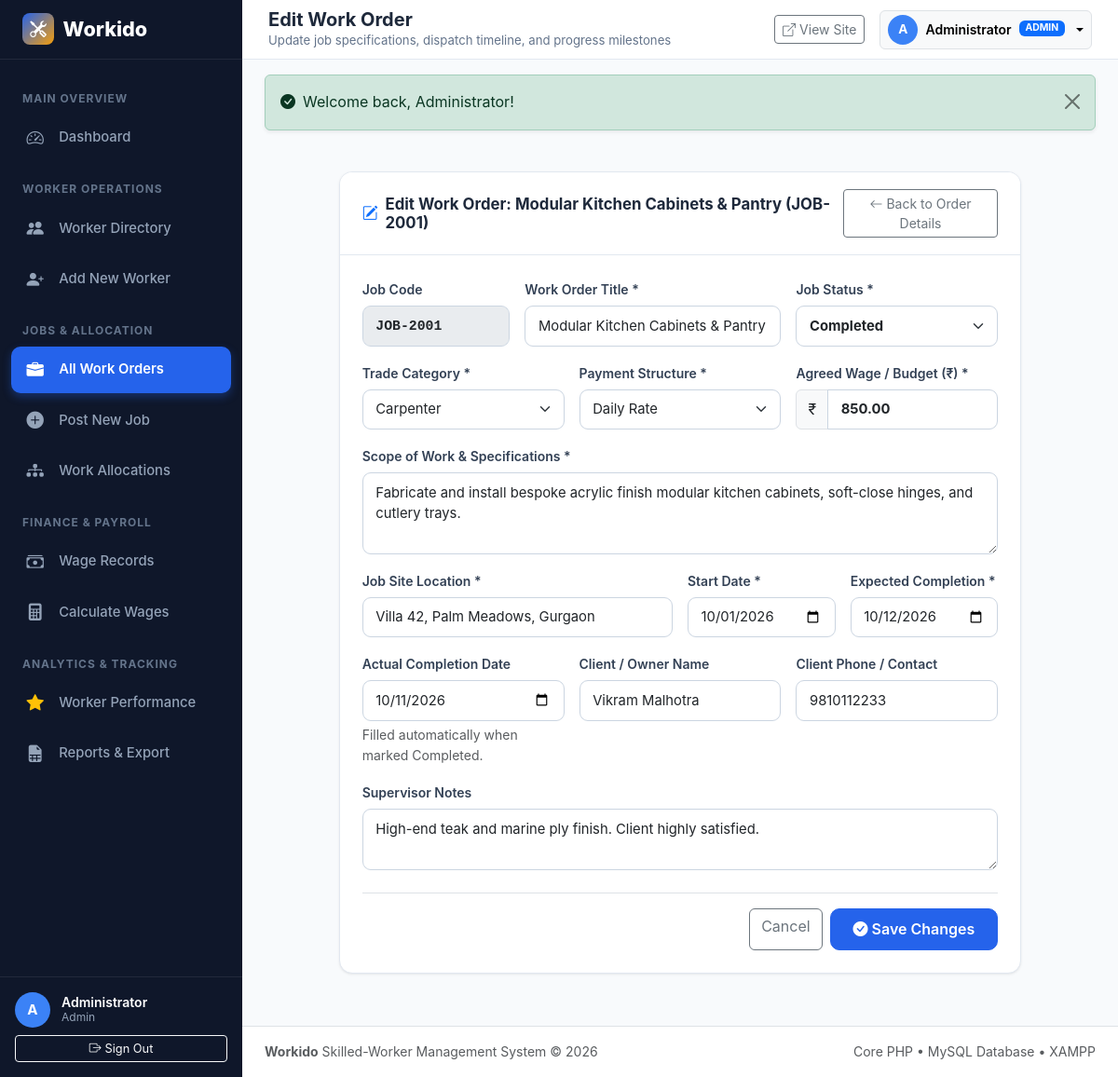
Screenshot of /admin/edit_job.php?id=1 (signed in) with the database file from the repository.
### tables this page shows
CREATE TABLE `jobs` (
  `id` INT AUTO_INCREMENT PRIMARY KEY,
  `job_code` VARCHAR(20) NOT NULL UNIQUE,
  `title` VARCHAR(150) NOT NULL,
  `category` ENUM('Carpenter', 'Electrician', 'Plumber', 'Mason') NOT NULL,
  `description` TEXT NOT NULL,
  `location` VARCHAR(255) NOT NULL,
  `start_date` DATE NOT NULL,
  `expected_completion_date` DATE NOT NULL,
  `actual_completion_date` DATE NULL,
  `payment_type` ENUM('Daily Rate', 'Fixed Price') NOT NULL DEFAULT 'Daily Rate',
  `agreed_wage` DECIMAL(10,2) NOT NULL DEFAULT 0.00,
  `status` ENUM('Pending', 'Assigned', 'In Progress', 'Completed', 'Cancelled') NOT NULL DEFAULT 'Pending',
  `client_name` VARCHAR(100) NULL,
  `client_contact` VARCHAR(30) NULL,
  `customer_id` INT NULL,
  `notes` TEXT NULL,
  `created_by` INT NULL,
  `created_at` DATETIME NOT NULL DEFAULT CURRENT_TIMESTAMP,
  `updated_at` DATETIME NOT NULL DEFAULT CURRENT_TIMESTAMP ON UPDATE CURRENT_TIMESTAMP,
  INDEX `idx_job_status` (`status`),
  INDEX `idx_job_category` (`category`),
  INDEX `idx_job_code` (`job_code`),
  INDEX `idx_job_customer` (`customer_id`),
  CONSTRAINT `fk_jobs_customer` FOREIGN KEY (`customer_id`) REFERENCES `users` (`id`) ON DELETE SET NULL,
  CONSTRAINT `fk_jobs_creator` FOREIGN KEY (`created_by`) REFERENCES `users` (`id`) ON DELETE SET NULL
);

### admin/edit_job.php (the view, shortened to what this page needs)
<?php
require_once __DIR__ . '/../includes/admin_header.php';
$pdo = getDBConnection();
$jobId = (int)($_GET['id'] ?? $_POST['job_id'] ?? 0);
$stmt = $pdo->prepare("SELECT * FROM jobs WHERE id = ? LIMIT 1");
$stmt->execute([$jobId]);
$job = $stmt->fetch();
?>
<div class="row justify-content-center">
    <div class="col-lg-10">
        <div class="dashboard-card">
            <div class="dashboard-card-header">
                <h5 class="dashboard-card-title">
                    <i class="bi bi-pencil-square text-primary"></i> Edit Work Order: <?= e($job['title']) ?> (<?= e($job['job_code']) ?>)
                </h5>
                <a href="<?= getBaseUrl('admin/view_job.php?id=' . $jobId) ?>" class="btn btn-sm btn-outline-secondary">
                    <i class="bi bi-arrow-left me-1"></i>Back to Order Details
                </a>
            </div>
            <div class="dashboard-card-body p-4">
                <form method="POST" action="" class="needs-validation" novalidate>
                    <div class="row g-3 mb-4">
                        <div class="col-md-3">
                            <label class="form-label">Job Code</label>
                            <input type="text" class="form-control font-monospace fw-bold" value="<?= e($job['job_code']) ?>" readonly disabled>
                        </div>
                        <div class="col-md-5">
                            <label class="form-label" for="title">Work Order Title *</label>
                            <input type="text" id="title" name="title" class="form-control" value="<?= e($job['title']) ?>" required>
                        </div>
                        <div class="col-md-4">
                            <label class="form-label" for="status">Job Status *</label>
                            <select id="status" name="status" class="form-select fw-bold" required>
                                <option value="Completed" <?= $job['status'] === 'Completed' ? 'selected' : '' ?>>Completed</option>
                            </select>
                        </div>
                        <div class="col-md-4">
                            <label class="form-label" for="category">Trade Category *</label>
                            <select id="category" name="category" class="form-select" required>
                                <option value="Carpenter" <?= $job['category'] === 'Carpenter' ? 'selected' : '' ?>>Carpenter</option>
                            </select>
                        </div>
                        <div class="col-md-4">
                            <label class="form-label" for="payment_type">Payment Structure *</label>
                            <select id="payment_type" name="payment_type" class="form-select" required>
                                <option value="Daily Rate" <?= $job['payment_type'] === 'Daily Rate' ? 'selected' : '' ?>>Daily Rate</option>
                            </select>
                        </div>
                        <div class="col-md-4">
                            <label class="form-label" for="agreed_wage">Agreed Wage / Budget (₹) *</label>
                            <div class="input-group">
                                <span class="input-group-text">₹</span>
                                <input type="number" step="10" min="50" id="agreed_wage" name="agreed_wage" class="form-control fw-bold" value="<?= e($job['agreed_wage']) ?>" required>
                            </div>
                        </div>
                        <div class="col-12">
                            <label class="form-label" for="description">Scope of Work & Specifications *</label>
                            <textarea id="description" name="description" rows="3" class="form-control" required><?= e($job['description']) ?></textarea>
                        </div>
                        <div class="col-md-6">
                            <label class="form-label" for="location">Job Site Location *</label>
                            <input type="text" id="location" name="location" class="form-control" value="<?= e($job['location']) ?>" required>
                        </div>
                        <div class="col-md-3">
                            <label class="form-label" for="start_date">Start Date *</label>
                            <input type="date" id="start_date" name="start_date" class="form-control" value="<?= e($job['start_date']) ?>" required>
                        </div>
                        <div class="col-md-3">
                            <label class="form-label" for="expected_completion_date">Expected Completion *</label>
                            <input type="date" id="expected_completion_date" name="expected_completion_date" class="form-control" value="<?= e($job['expected_completion_date']) ?>" required>
                        </div>
                        <div class="col-md-4">
                            <label class="form-label" for="actual_completion_date">Actual Completion Date</label>
                            <input type="date" id="actual_completion_date" name="actual_completion_date" class="form-control" value="<?= e($job['actual_completion_date']) ?>">
                            <div class="form-text">Filled automatically when marked Completed.</div>
                        </div>
                        <div class="col-md-4">
                            <label class="form-label" for="client_name">Client / Owner Name</label>
                            <input type="text" id="client_name" name="client_name" class="form-control" value="<?= e($job['client_name']) ?>">
                        </div>
                        <div class="col-md-4">
                            <label class="form-label" for="client_contact">Client Phone / Contact</label>
                            <input type="tel" id="client_contact" name="client_contact" class="form-control" value="<?= e($job['client_contact']) ?>">
                        </div>
                        <div class="col-12">
                            <label class="form-label" for="notes">Supervisor Notes</label>
                            <textarea id="notes" name="notes" rows="2" class="form-control"><?= e($job['notes']) ?></textarea>
                        </div>
                    </div>
                    <div class="d-flex justify-content-end gap-2 pt-3 border-top">
                        <a href="<?= getBaseUrl('admin/view_job.php?id=' . $jobId) ?>" class="btn btn-outline-secondary">Cancel</a>
                        <button type="submit" class="btn btn-primary px-4">
                            <i class="bi bi-check-circle-fill me-1"></i>Save Changes
                        </button>
                    </div>
                </form>
            </div>
        </div>
    </div>
</div>
<?php include __DIR__ . '/../includes/admin_footer.php'; ?>

### assets/css/style.css (style rules this page uses)
:root { --primary: #2563eb; --primary-dark: #1d4ed8; --primary-light: #eff6ff; --secondary: #0f172a; --secondary-light: #1e293b; --accent: #f59e0b; --accent-hover: #d97706; --text-main: #334155; --text-muted: #64748b; --bg-light: #f8fafc; --bg-white: #ffffff; --border-color: #e2e8f0; --shadow-sm: 0 1px 2px 0 rgba(0, 0, 0, 0.05); --shadow-md: 0 4px 6px -1px rgba(0, 0, 0, 0.08), 0 2px 4px -2px rgba(0, 0, 0, 0.05); --shadow-lg: 0 10px 15px -3px rgba(0, 0, 0, 0.1), 0 4px 6px -4px rgba(0, 0, 0, 0.05); --transition: all 0.25s ease-in-out; }
body { font-family: -apple-system, BlinkMacSystemFont, "Segoe UI", Roboto, "Helvetica Neue", Arial, sans-serif; color: var(--text-main); background-color: var(--bg-light); line-height: 1.6; margin: 0; padding: 0; }
.btn-primary { background-color: var(--primary); border-color: var(--primary); font-weight: 600; padding: 0.6rem 1.4rem; border-radius: 10px; transition: var(--transition); }

### assets/css/dashboard.css (style rules this page uses)
:root { --sidebar-width: 260px; --sidebar-bg: #0f172a; --sidebar-color: #cbd5e1; --sidebar-active: #2563eb; --sidebar-hover: #1e293b; --topbar-height: 64px; --bg-body: #f8fafc; --card-bg: #ffffff; --border-subtle: #e2e8f0; --text-primary: #1e293b; --text-secondary: #64748b; --shadow-card: 0 1px 3px 0 rgba(0, 0, 0, 0.07), 0 1px 2px -1px rgba(0, 0, 0, 0.05); --shadow-hover: 0 8px 16px -2px rgba(0, 0, 0, 0.08); }
body { background-color: var(--bg-body); color: var(--text-primary); font-family: -apple-system, BlinkMacSystemFont, "Segoe UI", Roboto, "Helvetica Neue", Arial, sans-serif; min-height: 100vh; }
.dashboard-card { background-color: var(--card-bg); border: 1px solid var(--border-subtle); border-radius: 14px; box-shadow: var(--shadow-card); margin-bottom: 1.75rem; overflow: hidden; }
.dashboard-card-header { padding: 1.15rem 1.5rem; border-bottom: 1px solid var(--border-subtle); display: flex; align-items: center; justify-content: space-between; background-color: #ffffff; }
.dashboard-card-title { font-size: 1.05rem; font-weight: 700; margin: 0; color: var(--text-primary); display: flex; align-items: center; gap: 0.5rem; }
.dashboard-card-body { padding: 1.5rem; }
.form-label { font-weight: 600; font-size: 0.875rem; color: #334155; margin-bottom: 0.35rem; }
.form-control, .form-select { border-radius: 9px; border: 1px solid #cbd5e1; padding: 0.6rem 0.85rem; font-size: 0.925rem; transition: border-color 0.2s, box-shadow 0.2s; }

### rows the page displays
jobs: title "Modular Kitchen Cabinets & Pantry", job_code "JOB-2001", status "Completed", category "Carpenter", payment_type "Daily Rate", agreed_wage "850.00", description "Fabricate and install bespoke acrylic finish modular kitchen cabinets, soft-close hinges, and cutlery trays.", location "Villa 42, Palm Meadows, Gurgaon", start_date "10/01/2026", expected_completion_date "10/12/2026", actual_completion_date "10/11/2026", client_name "Vikram Malhotra", client_contact "9810112233", notes "High-end teak and marine ply finish. Client highly satisfied."

### other values shown
substr($user['full_name'] ?? 'A', 0, 1) "A"
$user['full_name'] "Administrator"
$user['role'] "Admin"
$pageTitle "Edit Work Order"
$pageSubtitle "Update job specifications, dispatch timeline, and progress milestones"
$user['role'] "ADMIN"
$message "Welcome back, Administrator!"
